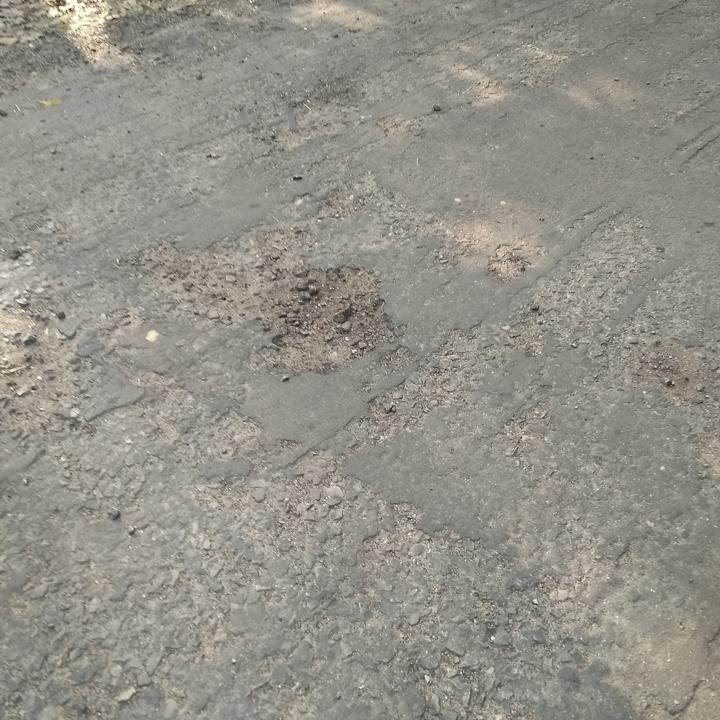
#> input picture Data/Potholes/annotated-images/img-114.jpg, 720 x 720 px; its folder holds 4 pictures in this run
$ python exploration.py
#> lines starting #> are read from the running program, lines starting #| are printed output that depends on the picture
import xml.etree.ElementTree as ET
import matplotlib.pyplot as plt
from tqdm import tqdm
from PIL import Image
import numpy as np
import os

###########################
# Show dataset statistics #
###########################

data_root = "../Data/Potholes/annotated-images"
data_files = [f"{data_root}/{f}" for f in os.listdir(data_root) if ".jpg" in f]
im_shapes = [Image.open(image_file).size for image_file in data_files]
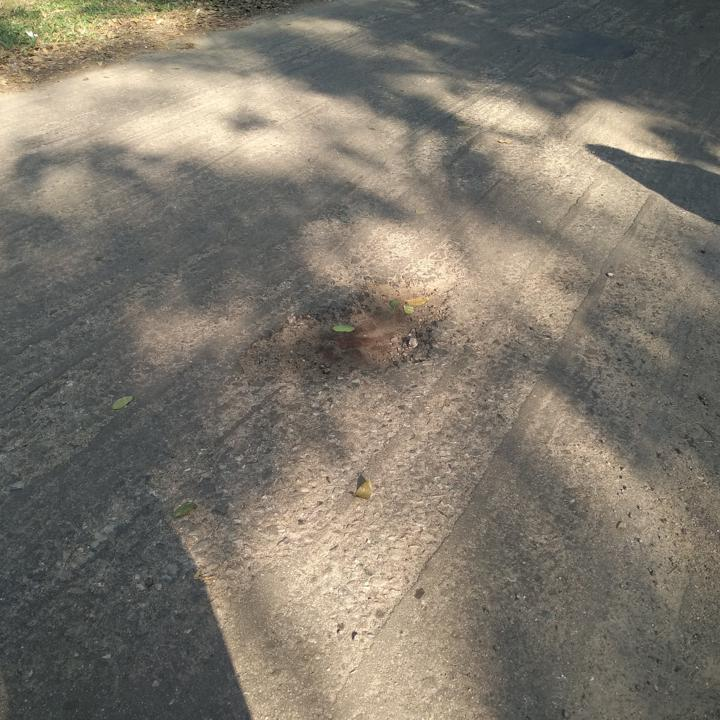
#> input picture Data/Potholes/annotated-images/img-115.jpg, 720 x 720 px
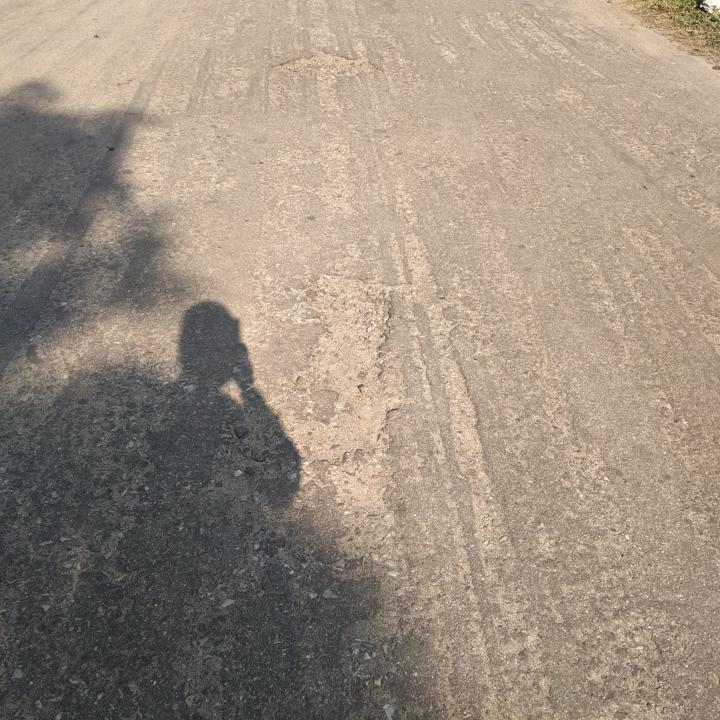
#> input picture Data/Potholes/annotated-images/img-117.jpg, 720 x 720 px
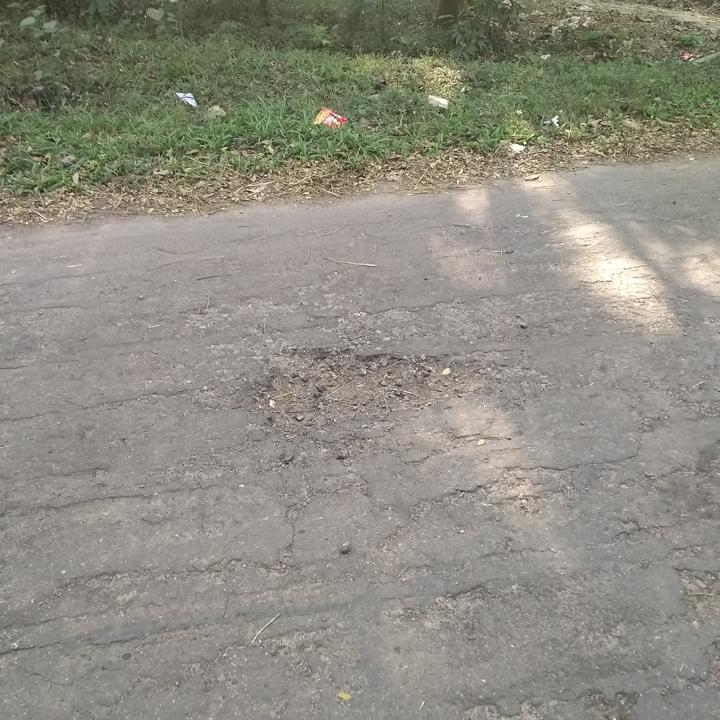
#> input picture Data/Potholes/annotated-images/img-120.jpg, 720 x 720 px
#> im_shapes = [(720, 720), (720, 720), (720, 720), (720, 720)]

print(
    "", "#"*68 + "\n",
    f"# Statistics of the '{data_root}' dataset #\n",
    "#"*68 + "\n\n",
    f"Number of images: {len(data_files)}, \n",
    f"Number of shapes: {len(np.unique(im_shapes))}, \n",
    f"Largest image: {max(*im_shapes, key=lambda sz: sz[0]*sz[1])}, \n",
    f"Smallest image: {min(*im_shapes, key=lambda sz: sz[0]*sz[1])}, \n",
    f"All square: {all(sz[0] == sz[1] for sz in im_shapes)}, \n",
    f"Example image file path: {data_files[0]} \n"
)
#|  ####################################################################
#|  # Statistics of the '../Data/Potholes/annotated-images' dataset #
#|  ####################################################################
#|  Number of images: 4,
#|  Number of shapes: 1,
#|  Largest image: (720, 720),
#|  Smallest image: (720, 720),
#|  All square: True,
#|  Example image file path: ../Data/Potholes/annotated-images/img-114.jpg

############################
#   Show object detection  #
############################

# Get list of XML files
xml_files = [f"{data_root}/{f}" for f in os.listdir(data_root) if f.endswith('.xml')]

# Function to parse XML and extract bounding box information
def parse_xml(xml_file):
    tree = ET.parse(xml_file)
    root = tree.getroot()

    filename = root.find('filename').text
    boxes = []
    for obj in root.findall('object'):
        name = obj.find('name').text
        bbox = obj.find('bndbox')
        xmin = int(bbox.find('xmin').text)
        ymin = int(bbox.find('ymin').text)
        xmax = int(bbox.find('xmax').text)
        ymax = int(bbox.find('ymax').text)
        boxes.append((name, xmin, ymin, xmax, ymax))

    return filename, boxes

# Plot each image with its bounding boxes
for xml_file in tqdm(xml_files, desc="Plotting images with bounding boxes"):
    filename, boxes = parse_xml(xml_file)
    image_path = os.path.join(data_root, filename)

    # Load the image
    with Image.open(image_path) as img:
        plt.imshow(img)
        ax = plt.gca()

        # Plot bounding boxes
        for name, xmin, ymin, xmax, ymax in boxes:
            width = xmax - xmin
            height = ymax - ymin
            rect = plt.Rectangle((xmin, ymin), width, height, edgecolor='red', facecolor='none', linewidth=2)
            ax.add_patch(rect)
            ax.text(xmin, ymin, name, color='white', verticalalignment='top',
                    bbox={'color': 'red', 'pad': 0})

        title = xml_file.split("-")[-1].split(".")[0]
        plt.axis('off')
        plt.savefig(f"./images_with_bboxes/{title}.jpg")
        plt.close()
